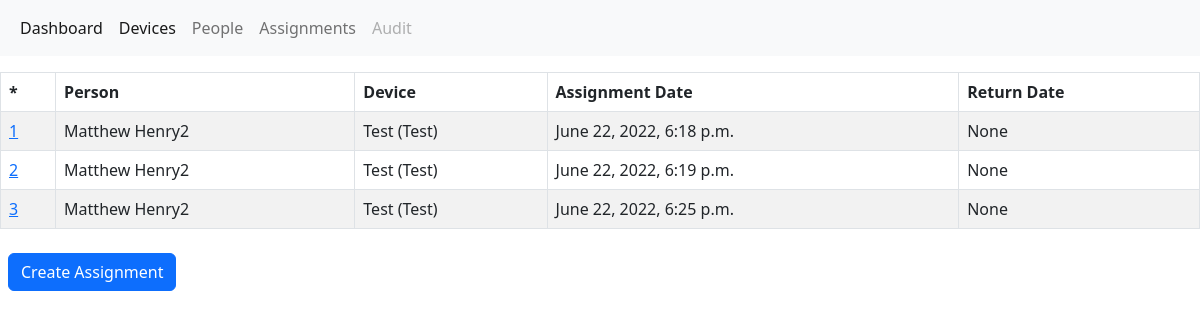
/assignments/, run on the app's committed database.
### assignments/models.py (models this page shows, shortened)
class Assignment(models.Model):
    assignment_datetime = models.DateTimeField()
    return_datetime = models.DateTimeField(null=True)
    person = models.ForeignKey(Person, on_delete=models.PROTECT)
    class Meta:
        abstract = True

class DeviceAssignment(Assignment):
    device = models.ForeignKey(Device, on_delete=models.PROTECT)

### people/models.py (models this page shows, shortened)
class Person(models.Model):
    first_name = models.CharField(max_length=255)
    middle_name = models.CharField(max_length=255)
    last_name = models.CharField(max_length=255)
    email = models.EmailField(unique=True)
    internal_id = models.CharField(max_length=255, unique=True)
    type = models.ForeignKey("PersonType", on_delete=models.PROTECT)
    status = models.ForeignKey("PersonStatus", on_delete=models.PROTECT)
    buildings = models.ManyToManyField(Building)
    rooms = models.ManyToManyField(Room)
    def display_name(self):
        return f"{self.first_name} {self.last_name}"

### devices/models.py (models this page shows, shortened)
class Device(models.Model):
    serial_number = models.CharField(max_length=255, unique=True)
    asset_id = models.CharField(max_length=255, unique=True)
    notes = models.CharField(max_length=255, blank=True)
    status = models.ForeignKey("DeviceStatus", on_delete=models.PROTECT)
    google_id = models.CharField(max_length=255, blank=True)
    google_status = models.CharField(max_length=255, blank=True)
    google_organization_unit = models.CharField(max_length=255, blank=True)
    google_enrollment_time = models.DateTimeField(null=True, blank=True)
    google_last_policy_sync = models.DateTimeField(null=True, blank=True)
    google_location = models.CharField(max_length=255, blank=True)
    google_most_recent_user = models.CharField(max_length=255, blank=True)
    device_model = models.ForeignKey("DeviceModel", on_delete=models.PROTECT)
    building = models.ForeignKey(
        Building, on_delete=models.SET_NULL, null=True, blank=True)
    room = models.ForeignKey(
        Room, on_delete=models.SET_NULL, null=True, blank=True)
    def display_name(self):
        if self.asset_id:
            return f"{self.asset_id} ({self.serial_number})"
        else:
            return f"{self.serial_number}"

### assignments/views.py (the view)
# urls.py: path('', DeviceAssignmentListView.as_view(), name='index'),
class DeviceAssignmentListView(ListView):
    model = DeviceAssignment

### assignments/templates/assignments/deviceassignment_list.html (shortened to what this page needs)
{% extends "dashboard/dashboard.html" %}
{% block head %}
{% include "datatables.html"%}
{% endblock head %}
{% block content %}
{% if deviceassignment_list %}
    <table id="person_list" class="table table-striped table-bordered">
        <thead>
            <tr>
                <th>*</th>
                <th>Person</th>
                <th>Device</th>
                <th>Assignment Date</th>
                <th>Return Date</th>
            </tr>
        </thead>
        <tbody>
        <ul>
        {% for deviceassignment in deviceassignment_list %}
        <tr>
            <td>
                <a href="/assignments/{{ deviceassignment.id }}/">{{ deviceassignment.id }}</a></li>
            </td>
            <td>
                {{deviceassignment.person.display_name}}
            </td>
            <td>
                {{deviceassignment.device.display_name}}
            </td>
            <td>
                {{deviceassignment.assignment_datetime}}
            </td>
            <td>
                {{deviceassignment.return_datetime}}
            </td>
        </tr>
        {% endfor %}
    </tbody>
</table>
{% else %}
    <p>No assignments are available.</p>
{% endif %}
    <a class="btn btn-primary m-2" role="button" href="{% url 'assignments:new' %}">Create Assignment</a>
{% endblock content %}

### dashboard/templates/dashboard/dashboard.html
{% extends "base.html" %}
{% block dashboard %}
{% include "dashboard/dashboard_nav.html"%}
{% endblock dashboard %}

### inventory/templates/base.html (shortened to what this page needs)
<html>
    <head>
        <link href="https://cdn.jsdelivr.net/npm/bootstrap@5.2.0-beta1/dist/css/bootstrap.min.css" rel="stylesheet">
        {% block head %}{% endblock head %}
    </head>
    <body>
        {% block dashboard %}
        {% endblock dashboard %}
        {% block content %}{% endblock content%}
    </body>
</html>

### inventory/templates/datatables.html (shortened to what this page needs)
<link rel="stylesheet" type="text/css" href="https://cdn.datatables.net/v/bs5/jszip-2.5.0/dt-1.12.1/b-2.2.3/b-colvis-2.2.3/b-html5-2.2.3/b-print-2.2.3/cr-1.5.6/fc-4.1.0/fh-3.2.4/r-2.3.0/rg-1.2.0/sp-2.0.2/sl-1.4.0/sr-1.1.1/datatables.min.css"/>

### dashboard/templates/dashboard/dashboard_nav.html
<nav class="navbar navbar-expand-lg navbar-light bg-light mb-2">
    <div class="container-fluid">
        <div class="collapse navbar-collapse" id="navbarNav">
            <ul class="navbar-nav">
                <li class="nav-item">
                    <a class="nav-link active" aria-current="page" href="{% url "dashboard:view" %}">Dashboard</a>
                </li>
                <li class="nav-item">
                    <a class="nav-link active" aria-current="page" href="{% url "devices:index" %}">Devices</a>
                </li>
                <li class="nav-item">
                    <a class="nav-link" href="{% url "people:index" %}">People</a>
                </li>
                <li class="nav-item">
                    <a class="nav-link" href="{% url "assignments:index" %}">Assignments</a>
                </li>
                <li class="nav-item">
                    <a class="nav-link disabled">Audit</a>
                </li>
            </ul>
        </div>
    </div>
</nav>

### data on the page
DeviceAssignment: id "1", person.display_name "Matthew Henry2", device.display_name "Test (Test)", assignment_datetime "June 22, 2022, 6:18 p.m.", return_datetime "None"
DeviceAssignment: id "2", person.display_name "Matthew Henry2", device.display_name "Test (Test)", assignment_datetime "June 22, 2022, 6:19 p.m.", return_datetime "None"
DeviceAssignment: id "3", person.display_name "Matthew Henry2", device.display_name "Test (Test)", assignment_datetime "June 22, 2022, 6:25 p.m.", return_datetime "None"
